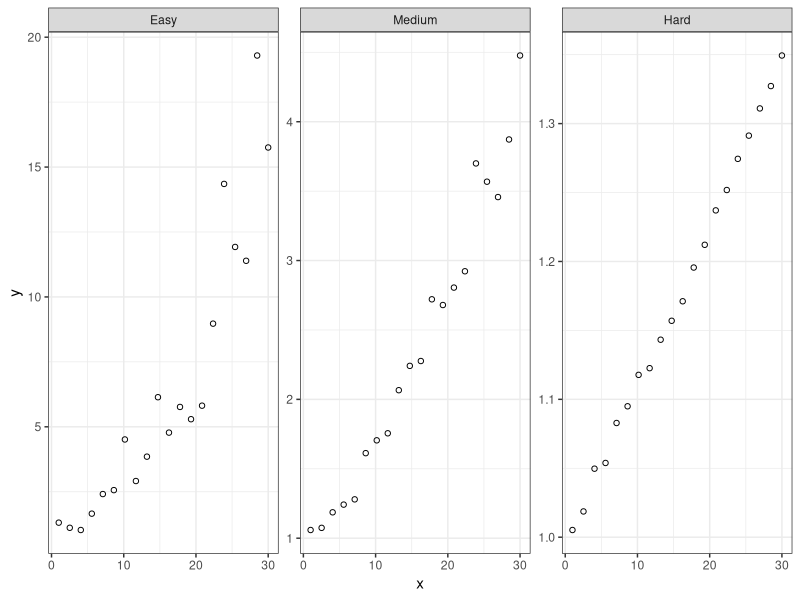
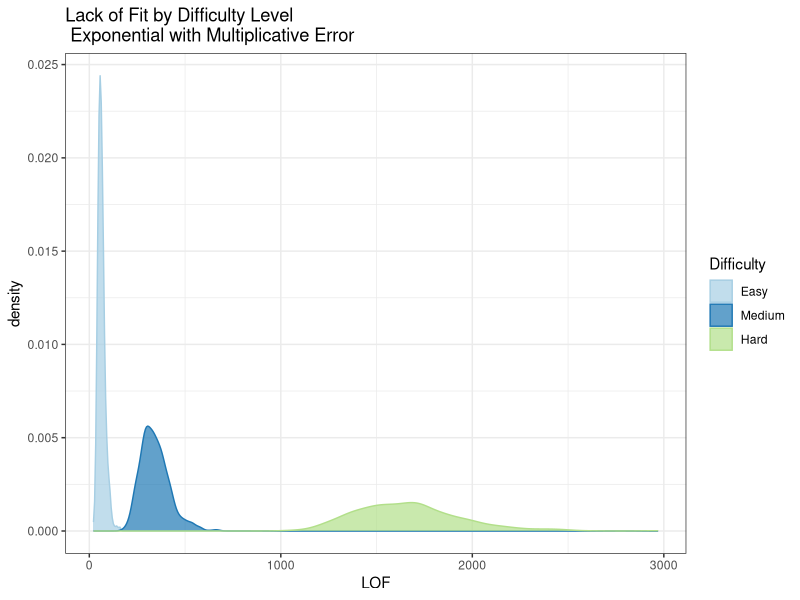

Reproduce these figures in R, in order.
## ---- chunk 1
knitr::opts_chunk$set(echo = T, fig.width = 8, fig.height = 4, out.width = "100%", dpi = 300, message = F)
library(knitr)
require(tidyverse)
require(gridExtra)
require(scales)
library(purrr)

# Exponential ---------------------------------------------------------------------------------------
simulate.exponential <- 
  function(N, xRange = c(1,N), nReps, alpha, beta, theta, muErr, sdErr, errorType, ...){
  
  exp.data <- data.frame(x = rep(seq(xRange[1], xRange[2], length.out = N), nReps), y = NA)
  
  if(errorType %in% c("Mult", "mult", "Multiplicative", "multiplicative")){
     exp.data$y <- alpha*exp(beta*exp.data$x + rnorm(N*nReps, muErr, sdErr)) + theta
  } else { 
    if(errorType %in% c("Add", "add", "Additive", "additive")){
      exp.data$y <- alpha*exp(beta*exp.data$x) + theta + rnorm(N*nReps, muErr, sdErr)
    }
  }

  return(exp.data)
}

# Quadratic ------------------------------------------------------------------------

simulate.quadratic <- 
  function(N, nReps, xRange = c(1,N), beta0, beta1, beta2, muErr, sdErr, ...){
    
    quad.data <- data.frame(x = rep(seq(xRange[1], xRange[2], length.out = N), nReps), y = NA)
    quad.data$y <- beta0 + beta1*quad.data$x + beta2*quad.data$x^2 + rnorm(N*nReps, muErr, sdErr)
    
    return(quad.data)
  }

# Overall Simulation Function ----------------------------------------------------------------

simulate.data <- 
  function(simulateFunction, ...){
    sim.data <- simulateFunction(...)
  }

# Evaluate Fit ---------------------------------------------------------------------

calcLOF <- 
  function(sim.data){
    if(nrow(sim.data)/length(unique(sim.data$x)) > 1){
    lof.mod <- lm(y ~ as.factor(x), data = sim.data)
    lof <- anova(lof.mod) %>% 
      broom::tidy() %>%
      filter(term == "as.factor(x)") %>%
      select(statistic)
    } else {
      lof.mod <- NULL
      lof <- NULL
    }
    return(lof)
  }
## ---- chunk 2
#Identify parameters
parmCombos <- data.frame(beta = c(0.01, 0.05, 0.1),
                         sdErr = c(0.005, 0.05, 0.19),
                         Difficulty = c("Hard", "Medium", "Easy"))
parmCombos %>% kable(format = "pandoc")
## ---- chunk 3
#Look at visuals
sim.data.all <- data.frame("x" = NA, "y" = NA, "Difficulty" = NA)
for(k in 1:nrow(parmCombos)){
  sim.data.new <- simulate.data(simulateFunction = simulate.exponential, 
                                N = 20, 
                                nReps = 1,
                                xRange = c(1,30), 
                                
                                # Exponential Parameters
                                alpha = 1,
                                beta = parmCombos[k, "beta"], 
                                theta = 0,
                                
                                # Quadratic Parameters
                                beta0 = 0,
                                beta1 = 0, 
                                beta2 = 0.01,
                                
                                muErr = 0, 
                                sdErr = parmCombos[k, "sdErr"],
                                errorType = "mult")
  sim.data.new$Difficulty <- parmCombos[k, "Difficulty"]
  sim.data.all <- rbind(sim.data.all, sim.data.new)
}

sim.data.all[-1,] %>%
  mutate(Difficulty = factor(Difficulty, levels = c("Easy", "Medium", "Hard"))) %>%
  ggplot(aes(x = x, y = y)) +
  geom_point(shape = 1) +
  theme_bw() +
  facet_wrap(~ Difficulty, scale = "free_y")
## ---- chunk 4
#Run lack of fit
lofStats <- data.frame("LOF" = NA, "Difficulty" = NA)
for(k in 1:nrow(parmCombos)){
  sim.data_0.1 <- replicate(n = 1000,
                            simulate.data(simulateFunction = simulate.exponential, 
                                          N = 20, 
                                          nReps = 5,
                                          xRange = c(1,30), 
                                          
                                          # Exponential Parameters
                                          alpha = 1,
                                          beta = parmCombos[k, "beta"], 
                                          theta = 0,
                                          
                                          # Quadratic Parameters
                                          beta0 = 0,
                                          beta1 = 0, 
                                          beta2 = 0.01,
                                          
                                          muErr = 0, 
                                          sdErr = parmCombos[k, "sdErr"],
                                          errorType = "mult"), 
                            simplify = FALSE)
  lofStats.new <- map(sim.data_0.1, calcLOF) %>% unlist() %>% as.matrix() %>% as.data.frame()
  colnames(lofStats.new) <- c("LOF")
  lofStats.new$Difficulty <- parmCombos[k, "Difficulty"]
  lofStats <- rbind(lofStats, lofStats.new)
}

lofStats[-1,] %>%
  mutate(Difficulty = factor(Difficulty, levels = c("Easy", "Medium", "Hard"))) %>%
  ggplot(aes(x = LOF, fill = Difficulty, color = Difficulty)) +
  geom_density(alpha = 0.7) +
  scale_fill_brewer(palette = "Paired") + 
  scale_color_brewer(palette = "Paired") + 
  theme_bw() +
  ggtitle("Lack of Fit by Difficulty Level \n Exponential with Multiplicative Error")
